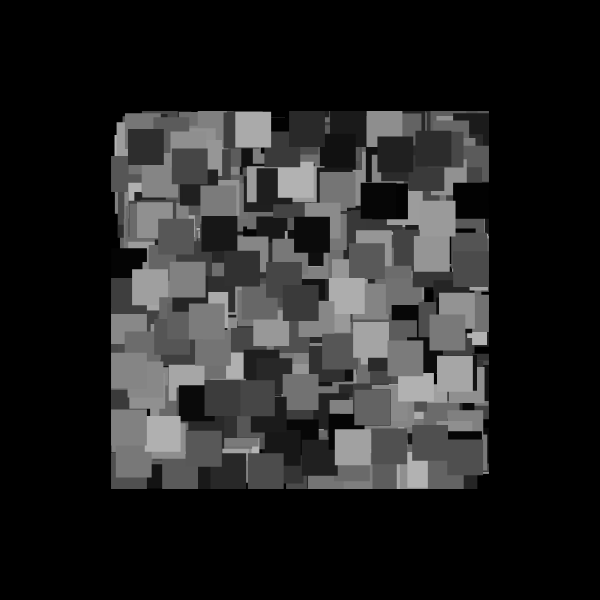
Frame 1 (no input)
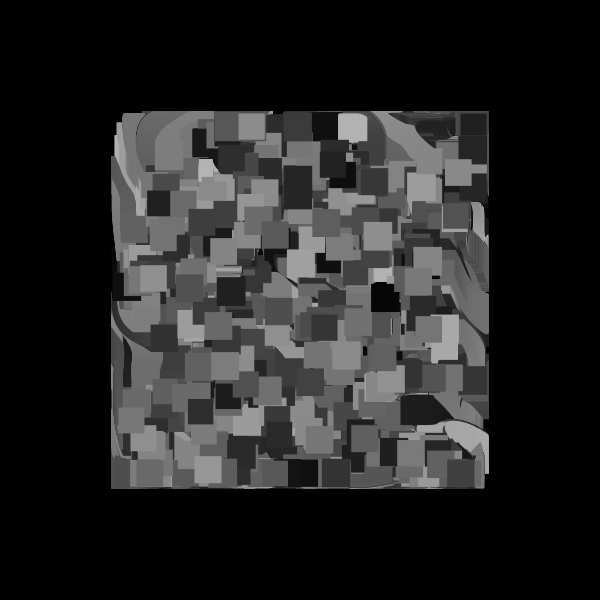
Frame 60 (no input)
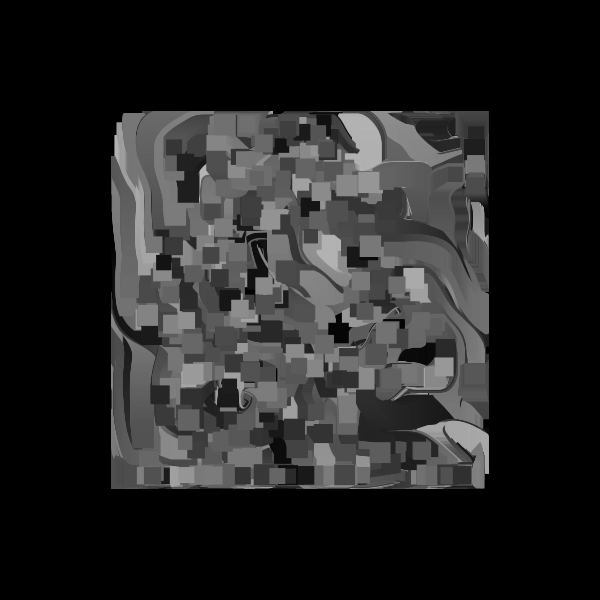
Frame 120 (the mouse pressed at the canvas centre since frame 60)

The p5.js sketch that drew these frames (run headless with seeded random() and noise() and a simulated clock; from frame 60 on, the mouse is pressed at the canvas centre):

// p5.js sketch
// ── sketch.js
//inspo from Fiona 

let moverSystems = [];
let num = 10;
let cells, cols, rows;
let offset, margin;
let cellW, cellH;
let bg;
let graphics;



function setup() {
  w = 600;
  var canvas;
    if(windowWidth>=600 && windowHeight >=600){
      canvas = createCanvas(600, 600);
    }
    else{
      canvas = createCanvas(windowWidth, windowHeight - 100);
    }

  var x = (windowWidth - width) / 2;
  var y = (windowHeight - height) / 2;

  canvas.position(x, y);
  background(0);
  noStroke();

  colorMode(HSB, 360, 100, 100, 100);
  graphics = createGraphics(width, height);
  graphics.colorMode(HSB, 360, 100, 100, 100);

  cells = 1
  cols = cells;
  rows = cells;
  offset = width / 5;
  margin = offset / 5;
  cellW = (width - offset * 2 - margin * (cols - 1)) / cols;
  cellH = (height - offset * 2 - margin * (rows - 1)) / rows;
  

  for (let j = 0; j < rows; j++) {
    for (let i = 0; i < cols; i++) {
      let x = map(i, 0, cols, offset, width - offset + margin);
      let y = map(j, 0, rows, offset, width - offset + margin);
      let b = new Bound(x, y, cellW, cellH);
      moverSystems.push(new MoverSystem(b, int(random(10,100))*map(cells,2,7,10,5), cellW/20,cellW/2));
      moverSystems[i].render();
    }
  }
  background(0);
  image(graphics,0,0);

}


function draw(){
  rectMode(CENTER)
  for (let ms of moverSystems) {
    ms.update();
    ms.render();
  }
  if(frameCount >300){
    noLoop();
  }
}

class Mover {
  constructor(x, y, d, c1, c2) {
    this.pos = createVector(x, y);
    this.noiseScale = createVector(400,400,400);
    this.d = d;
    this.dLife = d/random(300,200);
    this.maxD = this.d;
    this.c1 = c1;
    this.c2 = c2;
  }
  update() {
    let n = map(noise(this.pos.x / this.noiseScale.x, this.pos.y / this.noiseScale.y), 0, 1, 360, -360);
    let vel = createVector(cos(n), sin(n));
    this.pos.add(vel);
    this.d -= this.dLife;
    this.d = constrain(this.d, 0, this.maxD);
  }
  render() {
    colorMode(RGB);
    let c = lerpColor(color(this.c1), color(this.c2), this.d/this.maxD);
    colorMode(HSB);
    fill(c);
    noStroke();
    rect(this.pos.x, this.pos.y, this.d*2, this.d*2);
  }
}

class MoverSystem {
  constructor(b, n, d, p) {
    this.movers = [];
    this.b = b;
    this.n = n;
    this.d = d;
    this.p = p;
    for (let i = 0; i < this.n; i++) {
      let c1 = random(p);
      let c2 = c1;
      while (c1 == c2) {
        c2 = random(p);
      }
      this.movers.push(new Mover(random(this.b.x, this.b.x + this.b.w), random(this.b.y, this.b.y + this.b.h), this.d, c1, c2));
    }
  }
  update() {
    for (let m of this.movers) {
      m.update();
      this.b.checkBound(m);
    }
  }
  render() {
    //this.b.render();
    for (let m of this.movers) {
      m.render();
    }
  }
}



class Bound {
  constructor(x, y, w, h) {
    this.x = x;
    this.y = y;
    this.w = w;
    this.h = h;
  }
  checkBound(m) {
    if (m.pos.x - m.d / 2 < this.x) m.pos.x = this.x + m.d / 2;
    if (m.pos.x + m.d / 2 > this.x + this.w) m.pos.x = this.x + this.w - m.d / 2;
    if (m.pos.y - m.d / 2 < this.y) m.pos.y = this.y + m.d / 2;
    if (m.pos.y + m.d / 2 > this.y + this.h) m.pos.y = this.y + this.h - m.d / 2;
  }
  render() {
    //noFill();
    rect(this.x, this.y, this.w, this.h);
  }
}
